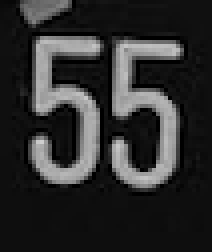
#> input picture small_bboxes/0.png, 53 x 63 px (shown 4 times larger)
$ jupyter execute --allow-errors OCR_thing.ipynb   (Python 2 division)
#> lines starting #> are read from the running program, lines starting #| are printed output that depends on the picture; after the words box and inside, x2 and y2 are one past the last pixel; in counts of white or black regions, pixels touching at a corner belong together
[cell 1]
from skimage import io
import matplotlib.pyplot as plt
import cv2
import time

# jigo = time.time()
orig = cv2.imread("small_bboxes/0.png")
#> orig is the input picture: shape (63, 53, 3); min 0, max 207, mean 45.7

def preprocess_digits(roi):
    """
    Blurs and thresholds a color roi, returns list of image sections potentially containing digits
    as numpy arrays; reformatted to 28*28 for MNIST-style digit recognition
    """
    regions = []
    small = roi.copy()
    small = cv2.cvtColor(roi, cv2.COLOR_BGR2GRAY)
    small = cv2.medianBlur(small,3)
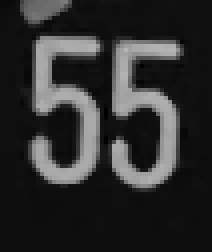
#> small: shape (63, 53) (shown 4 times larger); min 0, max 181, mean 46.1
    _, small = cv2.threshold(small,100, 255,cv2.THRESH_BINARY)
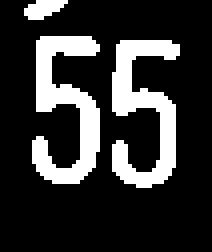
#> small: shape (63, 53) (shown 4 times larger); 20.3% white; 3 white regions
    cnts = cv2.findContours(small.copy(), cv2.RETR_EXTERNAL, cv2.CHAIN_APPROX_SIMPLE)[0]
#> cnts = 3 contours; box (x1, y1, x2, y2) and area: (8, 9, 25, 46) 256, (28, 10, 45, 47) 245, (6, 0, 17, 5) 26
    cnts = contours.sort_contours(refCnts, method="left-to-right")[0]
    for cn in cnts:
        # compute the bounding box of the contour and draw it on our
        # image
        (x, y, w, h) = cv2.boundingRect(cn)
        # check that the bounding box of the putative number takes up at least 5% of roi area:
        if w*h*1.0/(small.shape[0]*small.shape[1]) > 0.05:
            potential_digit = small.copy()[y-2:y+h+2, x-2:x+w+3]
            potential_digit = cv2.resize(potential_digit, (28,28))
            regions.append(potential_digit)
    return regions
"""
small = cv2.cvtColor(orig, cv2.COLOR_BGR2GRAY)
small = cv2.medianBlur(small,3)
print "meano:", np.mean(small)
ret, small = cv2.threshold(small,100, 255,cv2.THRESH_BINARY)

refCnts = cv2.findContours(small.copy(), cv2.RETR_EXTERNAL, cv2.CHAIN_APPROX_SIMPLE)[0]
refCnts = contours.sort_contours(refCnts, method="left-to-right")[0]
# loop over the (sorted) contours
for c in refCnts:
    # compute the bounding box of the contour and draw it on our
    # image
    (x, y, w, h) = cv2.boundingRect(c)
    # check that the bounding box of the putative number takes up at least 5% of roi area:
    if w*h*1.0/(small.shape[0]*small.shape[1]) > 0.05:
        # print x,y,w,h
        goran = small.copy()[y-3:y+h+3, x-3:x+w+3]
        goran_arnautovic = cv2.resize(goran, (28,28))
        io.imsave("small_bboxes/goran_arnautovic2.png", goran_arnautovic)
    break
        #print cv2.boundingRect(c)
        # cv2.rectangle(small, (x-3, y-3), (x + w +3, y + h+3), 255, 1)


"""
plt.imshow(orig)
plt.show()
#> (the rest of this cell did not finish here and is left out)

$ run again, with small_bboxes/10.png copied over small_bboxes/0.png
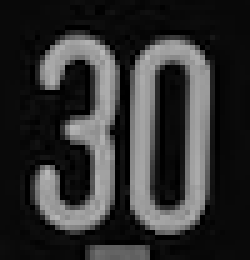
#> input picture small_bboxes/10.png, 50 x 52 px (shown 5 times larger)
#> orig is the input picture: shape (52, 50, 3); min 0, max 183, mean 49
#> in preprocess_digits, `_, small = cv2.threshold(small,100, 255,cv2.THRESH_BINARY)`:
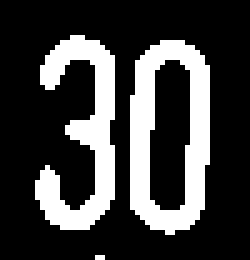
#> small: shape (52, 50) (shown 5 times larger); 24.7% white; 3 white regions (1 under 20 px)
#> cnts = 3 contours, 1 with area under 20; largest, box (x1, y1, x2, y2) and area: (26, 8, 42, 47) 502, (7, 7, 23, 46) 232

$ run again, with small_bboxes/12.png copied over small_bboxes/0.png
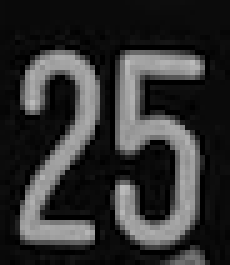
#> input picture small_bboxes/12.png, 46 x 53 px (shown 5 times larger)
#> orig is the input picture: shape (53, 46, 3); min 0, max 187, mean 48.7
#> in preprocess_digits, `small = cv2.medianBlur(small,3)`:
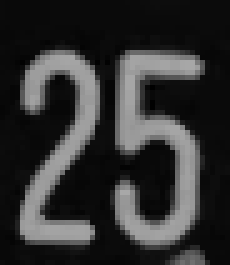
#> small: shape (53, 46) (shown 5 times larger); min 0, max 168, mean 49
#> in preprocess_digits, `_, small = cv2.threshold(small,100, 255,cv2.THRESH_BINARY)`:
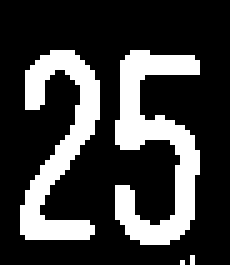
#> small: shape (53, 46) (shown 5 times larger); 24.4% white; 4 white regions (2 under 20 px)
#> cnts = 4 contours, 2 with area under 20; largest, box (x1, y1, x2, y2) and area: (23, 10, 40, 49) 251, (4, 10, 20, 48) 208

$ run again, with small_bboxes/14.png copied over small_bboxes/0.png
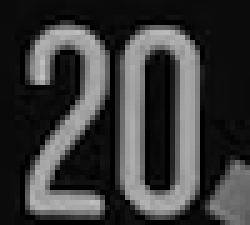
#> input picture small_bboxes/14.png, 50 x 45 px (shown 5 times larger)
#> orig is the input picture: shape (45, 50, 3); min 0, max 195, mean 57.4
#> in preprocess_digits, `_, small = cv2.threshold(small,100, 255,cv2.THRESH_BINARY)`:
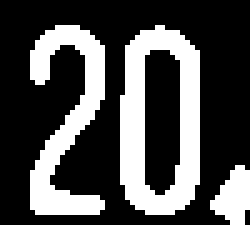
#> small: shape (45, 50) (shown 5 times larger); 30.4% white; 3 white regions
#> cnts = 3 contours; box (x1, y1, x2, y2) and area: (24, 5, 40, 43) 495, (6, 5, 21, 43) 210, (42, 33, 50, 45) 49
